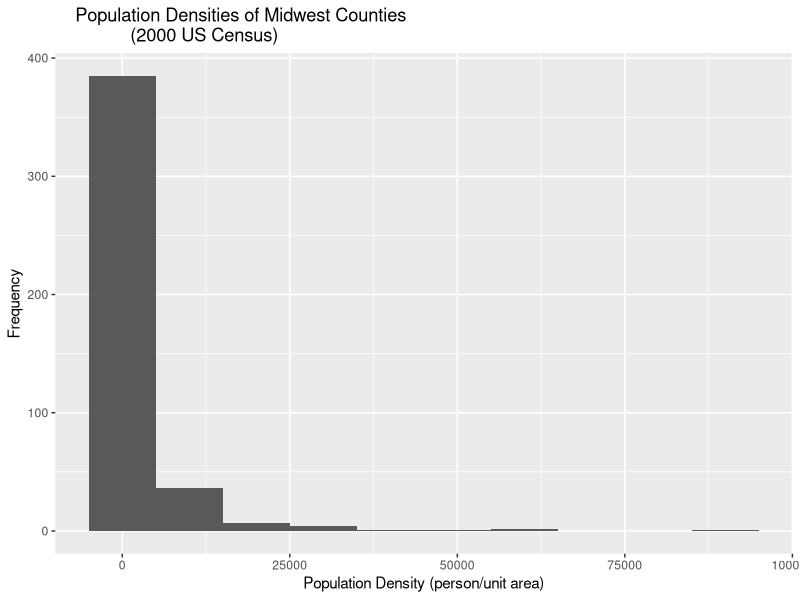

The R source for this figure:
## ---- chunk 1
#| label: load-packages
#| message: false

library(tidyverse)
library(viridis)

## ---- chunk 2
#| label: histogram of population density

ggplot(data = midwest, 
       aes(x = popdensity)) +
  geom_histogram(binwidth = 10000) +
  labs(
    x = "Population Density (person/unit area)",
    y = "Frequency",
    title = 
      "    Population Densities of Midwest Counties
               (2000 US Census)"
    )

